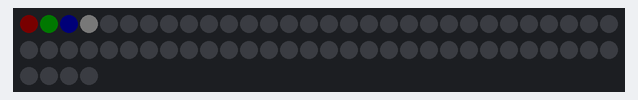
The program below on a simulated Raspberry Pi (BCM pin numbers). Shown: 64 RGB LEDs in strip order, left to right, continuing on the next row. Dim RGB values are drawn brighter than linear. At 1.0 s the program stops and its outputs stay as they are.

Above: at 0.1 s.

The program:

neopixel.app.py
```python
import time
import board
import neopixel

pixel_pin = board.D18
num_pixels = 64 # 64のLEDを制御

ORDER = neopixel.GRB

pixels = neopixel.NeoPixel(pixel_pin, num_pixels, brightness=0.010, auto_write=False, pixel_order=ORDER)

# 0番目をRED指定
pixels[0] = (255, 0, 0)
# 1番目をGREEN指定
pixels[1] = (0, 255, 0)
# 2番目をBLUE指定
pixels[2] = (0, 0, 255)
# 3番目をWHITE指定
pixels[3] = (255, 255, 255)
# LEDの状態を更新(ここで点灯)
pixels.show()

time.sleep(1)

# num_pixelsのLEDにBLACK(消灯)指定
pixels.fill((0, 0, 0))
# LEDの状態を更新(ここで消灯)
pixels.show()
```
